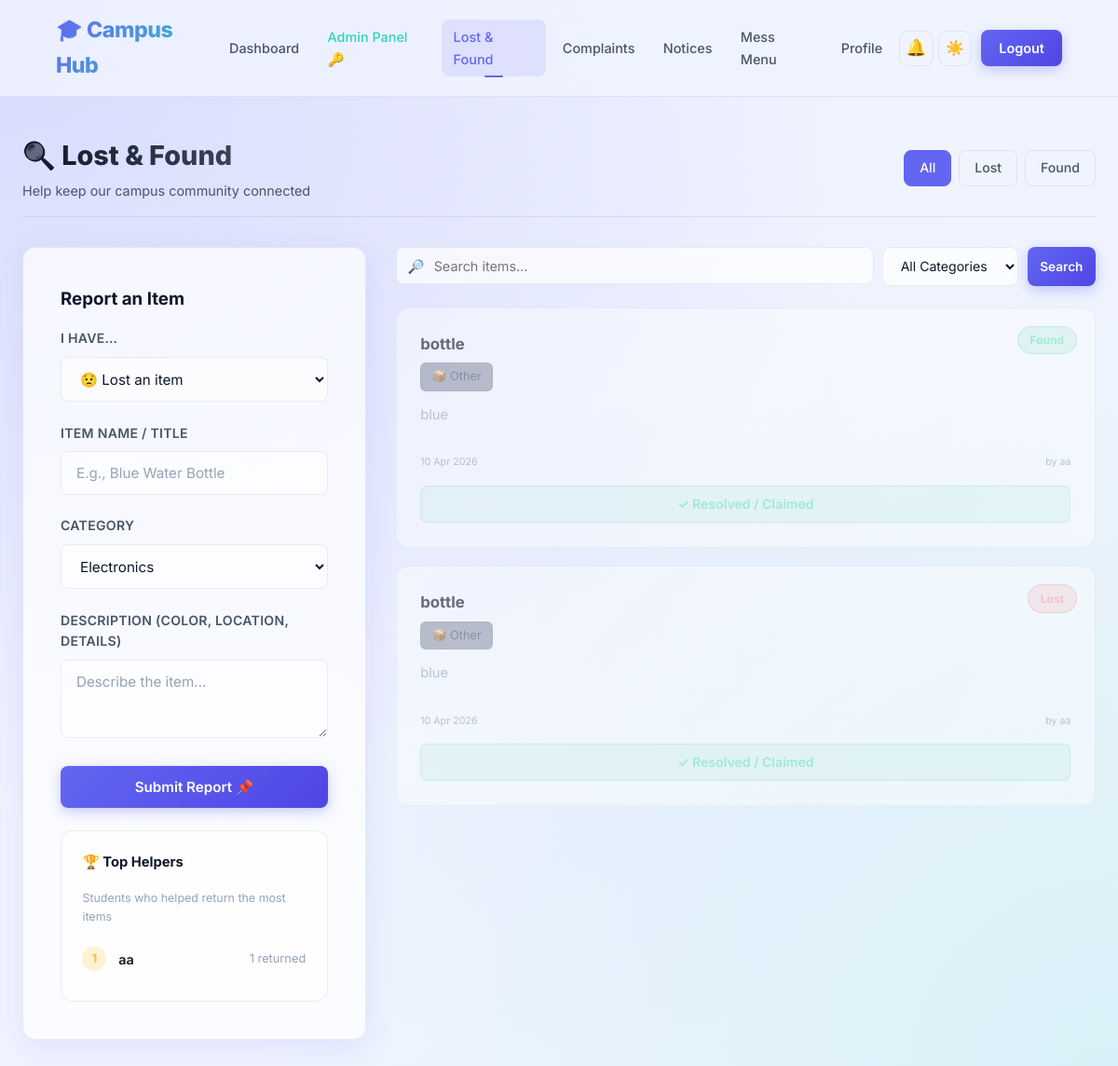
The app's page /lost_found (signed in) with its own data.
### models.py (models this page shows)
class User(db.Model):
    id = db.Column(db.Integer, primary_key=True)
    name = db.Column(db.String(100), nullable=False)
    roll_no = db.Column(db.String(50), unique=True, nullable=False)
    phone = db.Column(db.String(20), nullable=False)
    password = db.Column(db.String(200), nullable=False)
    hostel_name = db.Column(db.String(100), nullable=True)
    room_no = db.Column(db.String(20), nullable=True)
    is_admin = db.Column(db.Boolean, default=False)
    complaints = db.relationship('Complaint', backref='student', lazy=True)
    items_reported = db.relationship('LostFoundItem', backref='reporter', lazy=True)
    notifications = db.relationship('Notification', backref='user', lazy=True)

class LostFoundItem(db.Model):
    id = db.Column(db.Integer, primary_key=True)
    title = db.Column(db.String(100), nullable=False)
    description = db.Column(db.Text, nullable=False)
    category = db.Column(db.String(50), nullable=False) # Electronic, Document, etc.
    item_type = db.Column(db.String(10), nullable=False) # 'lost' or 'found'
    status = db.Column(db.String(20), default='Active') # Active, Claimed
    date_reported = db.Column(db.DateTime, default=datetime.utcnow)
    user_id = db.Column(db.Integer, db.ForeignKey('user.id'), nullable=False)

### app.py (the view, shortened to what this page needs)
@app.route('/lost_found', methods=['GET'])
@login_required
def lost_found():
    filter_type = request.args.get('type')
    category_filter = request.args.get('category')
    query_str = request.args.get('q', '').strip()
    q = LostFoundItem.query
    if filter_type in ['lost', 'found']:
        q = q.filter_by(item_type=filter_type)
    if category_filter:
        q = q.filter_by(category=category_filter)
    items = q.order_by(LostFoundItem.date_reported.desc()).all()
    from sqlalchemy import func
    leaderboard = db.session.query(
        User.name,
        func.count(LostFoundItem.id).label('count')
    ).join(LostFoundItem, LostFoundItem.user_id == User.id)\
     .filter(LostFoundItem.item_type == 'found', LostFoundItem.status == 'Claimed')\
     .group_by(User.id)\
     .order_by(func.count(LostFoundItem.id).desc())\
     .limit(5).all()
    categories = ['Electronics', 'Documents/ID', 'Keys', 'Clothing', 'Stationery', 'Other']
    return render_template('lost_found.html', items=items, filter_type=filter_type,
                           category_filter=category_filter, query_str=query_str,
                           leaderboard=leaderboard, categories=categories)

### app.py (called while the page is built)
def login_required(f):
    @wraps(f)
    def decorated_function(*args, **kwargs):
        if 'user_id' not in session:
            flash('Please log in to access this page.', 'error')
            return redirect(url_for('login'))
        return f(*args, **kwargs)
    return decorated_function

def time_ago(dt):
    now = datetime.utcnow()
    diff = now - dt
    seconds = diff.total_seconds()
    if seconds < 60:
        return 'just now'
    elif seconds < 3600:
        m = int(seconds // 60)
        return f'{m} minute{"s" if m > 1 else ""} ago'
    elif seconds < 86400:
        h = int(seconds // 3600)
        return f'{h} hour{"s" if h > 1 else ""} ago'
    elif seconds < 604800:
        d = int(seconds // 86400)
        return f'{d} day{"s" if d > 1 else ""} ago'
    else:
        return dt.strftime('%d %b %Y')

@app.context_processor
def inject_globals():
    user = None
    unread_count = 0
    if 'user_id' in session:
        user = User.query.get(session['user_id'])
        unread_count = Notification.query.filter_by(user_id=session['user_id'], is_read=False).count()
    return dict(current_user=user, unread_notif_count=unread_count, current_endpoint=request.endpoint)

### templates/lost_found.html (shortened to what this page needs)
{% extends "base.html" %}
{% block content %}
<div class="module-header">
    <div class="module-title">
        <h2>🔍 Lost & Found</h2>
        <p>Help keep our campus community connected</p>
    </div>
    <div class="module-actions">
        <a href="{{ url_for('lost_found') }}"              class="btn-outline {% if not filter_type or filter_type == 'all' %}active{% endif %}">All</a>
        <a href="{{ url_for('lost_found', type='lost') }}" class="btn-outline {% if filter_type == 'lost'  %}active{% endif %}">Lost</a>
        <a href="{{ url_for('lost_found', type='found') }}" class="btn-outline {% if filter_type == 'found' %}active{% endif %}">Found</a>
    </div>
</div>
<div class="split-layout">
    <div class="sidebar">
        <div class="form-card sticky">
            <h3>Report an Item</h3>
            <form method="POST" action="{{ url_for('report_item') }}" class="app-form" style="margin-top:1rem;">
                <div class="form-group">
                    <label>I have…</label>
                    <select name="item_type" required>
                        <option value="lost">😟 Lost an item</option>
                    </select>
                </div>
                <div class="form-group">
                    <label>Item Name / Title</label>
                    <input type="text" name="title" required placeholder="E.g., Blue Water Bottle">
                </div>
                <div class="form-group">
                    <label>Category</label>
                    <select name="category" required>
                        {% for cat in categories %}
                        <option value="{{ cat }}">{{ cat }}</option>
                        {% endfor %}
                    </select>
                </div>
                <div class="form-group">
                    <label>Description (color, location, details)</label>
                    <textarea name="description" rows="3" required placeholder="Describe the item…"></textarea>
                </div>
                <button type="submit" class="btn-primary w-100">Submit Report 📌</button>
            </form>
            {% if leaderboard %}
            <div class="leaderboard-card" style="margin-top:1.5rem;">
                <div class="section-title" style="font-size:0.92rem;">🏆 Top Helpers</div>
                <p style="font-size:0.78rem;color:var(--text-muted);margin-bottom:0.8rem;">Students who helped return the most items</p>
                {% for row in leaderboard %}
                <div class="leaderboard-entry">
                    <div class="lb-rank {% if loop.index == 1 %}gold{% elif loop.index == 2 %}silver{% elif loop.index == 3 %}bronze{% endif %}">
                        {{ loop.index }}
                    </div>
                    <div class="lb-name">{{ row.name }}</div>
                    <div class="lb-count">{{ row.count }} returned</div>
                </div>
                {% endfor %}
            </div>
            {% endif %}
        </div>
    </div>
    <div class="main-content">
        <form method="GET" action="{{ url_for('lost_found') }}" id="searchForm">
            <div class="search-filter-bar">
                <div class="search-input-wrap">
                    <span class="search-icon">🔎</span>
                    <input type="text" name="q" id="searchInput" value="{{ query_str }}" placeholder="Search items…">
                </div>
                <select name="category" class="filter-select" onchange="this.form.submit()">
                    <option value="">All Categories</option>
                </select>
                <button type="submit" class="btn-primary btn-sm" style="padding:0.65rem 1rem;">Search</button>
            </div>
        </form>
        <div class="items-grid">
            {% for item in items %}
            <div class="item-card {% if item.status == 'Claimed' %}resolved{% endif %}">
                <div class="item-badge badge-{{ item.item_type }}">{{ item.item_type|capitalize }}</div>
                <h3>{{ item.title }}</h3>
                <div class="category-tag">
                    {% set cat_icons = {'Electronics':'💻','Documents/ID':'📄','Keys':'🔑','Clothing':'👕','Stationery':'✏️','Other':'📦'} %}
                    {{ cat_icons.get(item.category, '📦') }} {{ item.category }}
                </div>
                <p class="desc">{{ item.description }}</p>
                <div class="item-meta">
                    <small>{{ item.date_reported | time_ago }}</small>
                    <small>by {{ item.reporter.name }}</small>
                </div>
                {% if item.status == 'Active' %}
                <form method="POST" action="{{ url_for('claim_item', item_id=item.id) }}" style="margin-top:1rem;">
                    <button type="submit" class="btn-outline btn-sm w-100">✅ Mark as Resolved / Claimed</button>
                </form>
                {% else %}
                <div class="status-claimed" style="margin-top:1rem;">✓ Resolved / Claimed</div>
                {% endif %}
            </div>
            {% endfor %}
        </div>
    </div>
</div>
{% endblock %}

### records on screen
User: name "aa", count "1"
LostFoundItem: item_type "Found", title "bottle", get "📦", category "Other", description "blue", date_reported "10 Apr 2026", reporter.name "aa", status "✓ Resolved / Claimed"
LostFoundItem: item_type "Lost", title "bottle", get "📦", category "Other", description "blue", date_reported "10 Apr 2026", reporter.name "aa", status "✓ Resolved / Claimed"

### other values on screen
form field category "Electronics"
